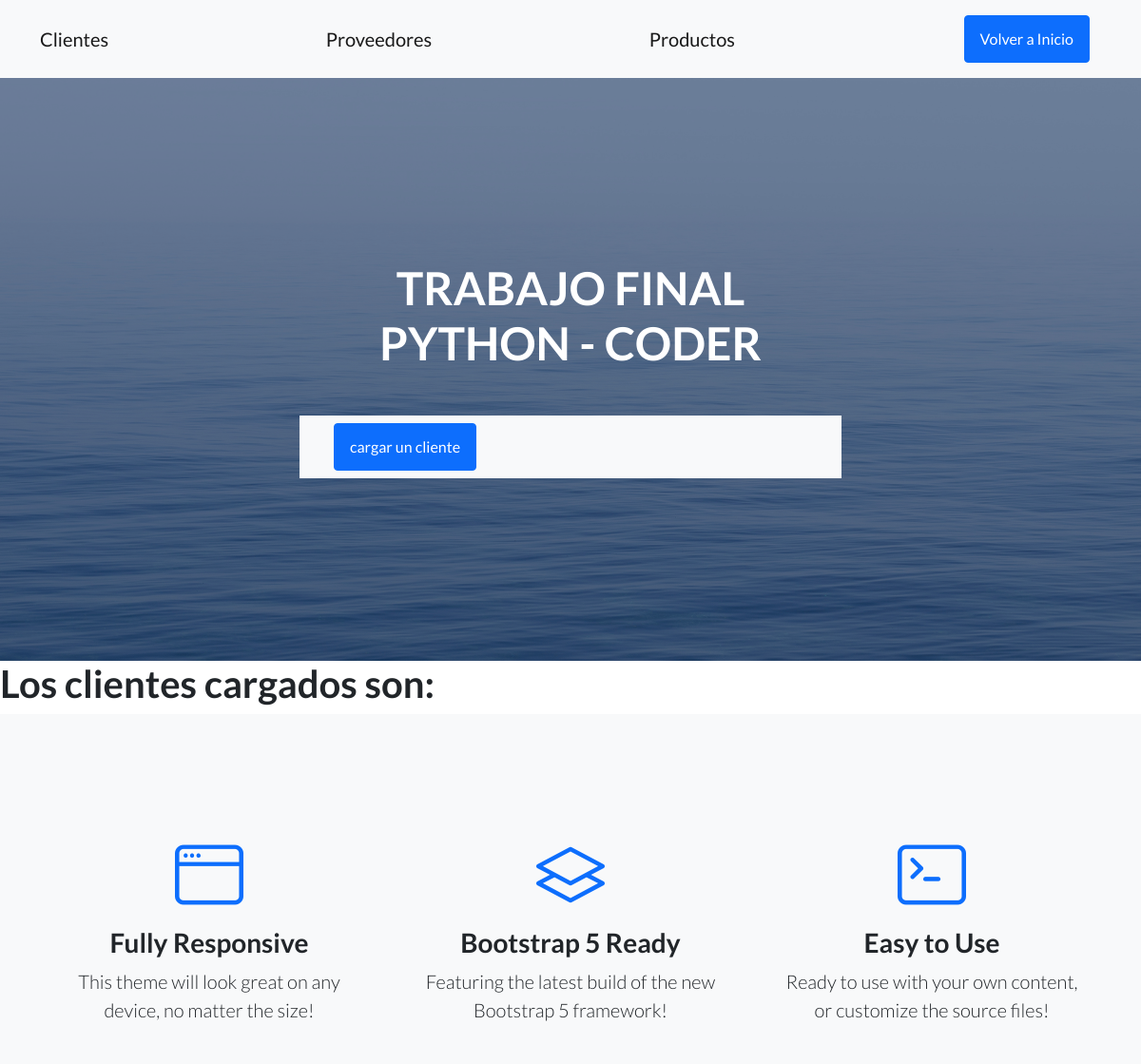
Page /AppTP/clientes (upper part) on the earlier database version.
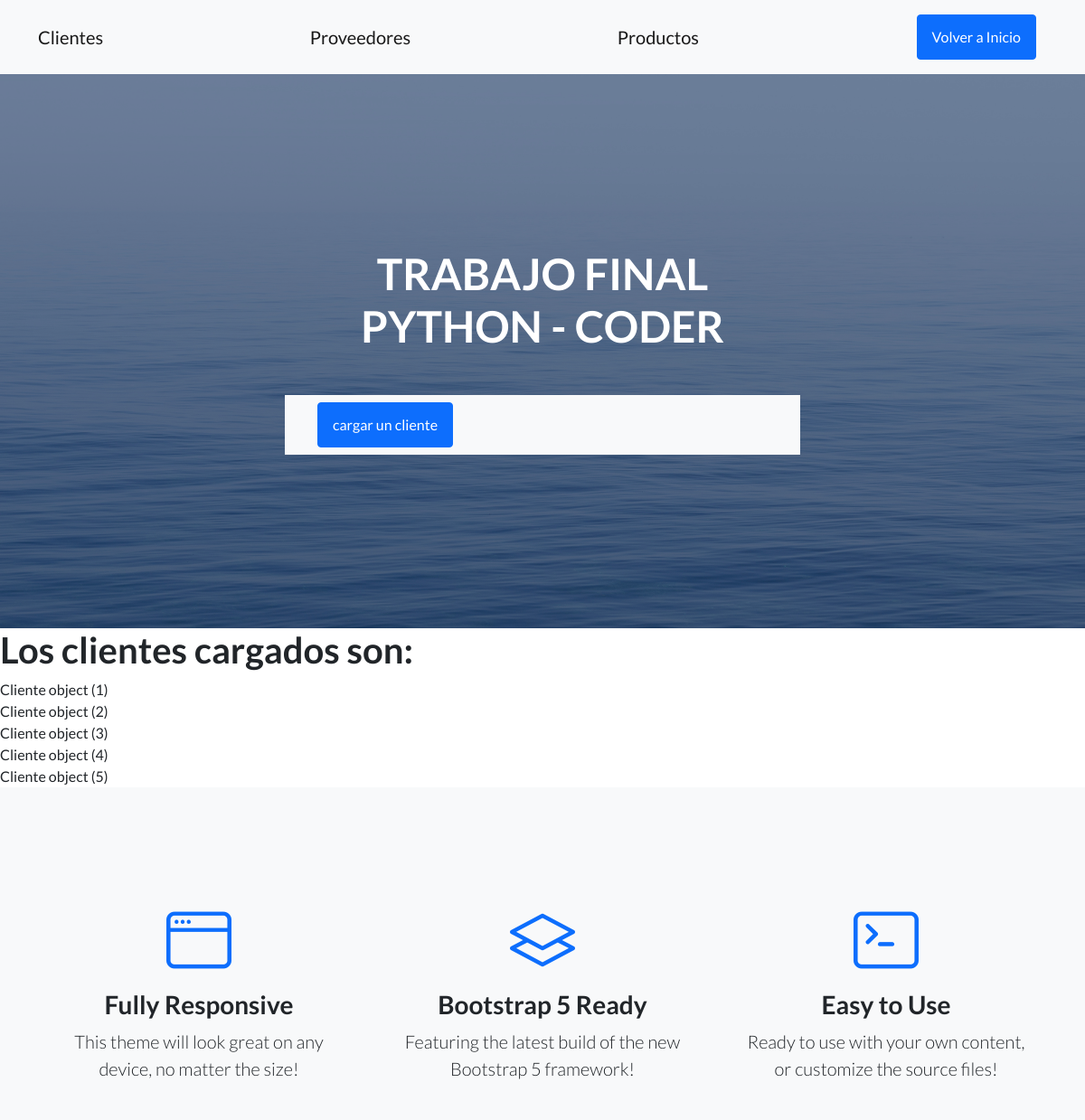
Same page on the later database version.
### AppTP/models.py (models this page shows, shortened)
class Cliente(models.Model):
    nombre = models.CharField(max_length=30)
    apellido = models.CharField(max_length=30)
    dni = models.IntegerField()
    email = models.EmailField()

### AppTP/views.py (the view)
# urls.py: path('clientes', views.clientes, name="Clientes"),
def clientes(request):
      return render(request, "AppTP/clientes.html", {"Cliente": Cliente.objects.all()})

### AppTP/Templates/AppTP/clientes.html (shortened to what this page needs)
{% extends "AppTP/padre.html" %}
{% load static%}
{% block link %}
<nav class="navbar navbar-light bg-light static-top">
    <div class="container">
        <a class="btn btn-primary" href={% url "Inicio" %} >Volver a Inicio</a>
    </div>
</nav>
{% endblock %}
{% block contenidoquecambia %}
<h1> Los clientes cargados son: </h1>
    {% for cliente in Cliente %}
        {{ cliente }}
        <br>
    {% endfor %}
{% endblock %}

### AppTP/Templates/AppTP/padre.html (shortened to what this page needs)
<!DOCTYPE html>
<html lang="en">
    <head>
        {% load static %}
        <link href="https://cdn.jsdelivr.net/npm/bootstrap-icons@1.5.0/font/bootstrap-icons.css" rel="stylesheet" type="text/css" />
        <link href= "{% static "AppTP/css/styles.css" %}" rel="stylesheet" />
    </head>
    <body>
        <nav class="navbar navbar-light bg-light static-top">
            <div class="container">
                <a class="navbar-brand" href={% url "Clientes" %}>Clientes</a>
                <a class="navbar-brand" href={% url "Proveedores" %}>Proveedores</a>
                <a class="navbar-brand" href={% url "Productos" %}>Productos</a>
                {% block link %}
                {% endblock %}
            </div>
        </nav>
        <header class="masthead">
            <div class="container position-relative">
                <div class="row justify-content-center">
                    <div class="col-xl-6">
                        <div class="text-center text-white">
                            <h1 class="mb-5">TRABAJO FINAL PYTHON - CODER</h1>
                            <form class="form-subscribe" id="contactForm" data-sb-form-api-token="API_TOKEN">
                                <div class="row">
                                        <nav class="navbar navbar-light bg-light static-top">
                                            <div class="container">
                                                <a class="btn btn-primary" href={% url "Formulario_clientes" %} >cargar un cliente</a>
                                </div>
                            </form>
                        </div>
                    </div>
                </div>
            </div>
        </header>
        {% block contenidoquecambia %}
        {% endblock %}
        <section class="features-icons bg-light text-center">
            <div class="container">
                <div class="row">
                    <div class="col-lg-4">
                        <div class="features-icons-item mx-auto mb-5 mb-lg-0 mb-lg-3">
                            <div class="features-icons-icon d-flex"><i class="bi-window m-auto text-primary"></i></div>
                            <h3>Fully Responsive</h3>
                            <p class="lead mb-0">This theme will look great on any device, no matter the size!</p>
                        </div>
                    </div>
                    <div class="col-lg-4">
                        <div class="features-icons-item mx-auto mb-5 mb-lg-0 mb-lg-3">
                            <div class="features-icons-icon d-flex"><i class="bi-layers m-auto text-primary"></i></div>
                            <h3>Bootstrap 5 Ready</h3>
                            <p class="lead mb-0">Featuring the latest build of the new Bootstrap 5 framework!</p>
                        </div>
                    </div>
                    <div class="col-lg-4">
                        <div class="features-icons-item mx-auto mb-0 mb-lg-3">
                            <div class="features-icons-icon d-flex"><i class="bi-terminal m-auto text-primary"></i></div>
                            <h3>Easy to Use</h3>
                            <p class="lead mb-0">Ready to use with your own content, or customize the source files!</p>
                        </div>
                    </div>
                </div>
            </div>
        </section>
    </body>
</html>

Differences in the rows shown:
added Cliente: id "Cliente object (1)"
added Cliente: id "Cliente object (2)"
added Cliente: id "Cliente object (3)"
added Cliente: id "Cliente object (4)"
added Cliente: id "Cliente object (5)"
